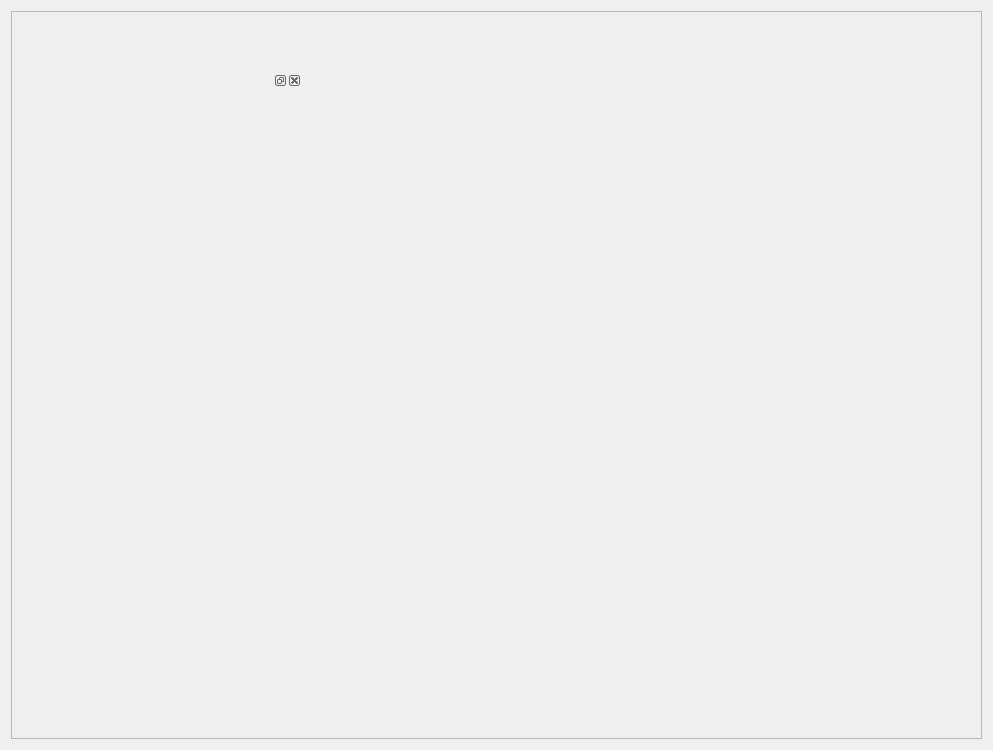
<?xml version="1.0" encoding="UTF-8"?>
<ui version="4.0">
 <class>CartoGraphDialogBase</class>
 <widget class="QDialog" name="CartoGraphDialogBase">
  <property name="geometry">
   <rect>
    <x>0</x>
    <y>0</y>
    <width>993</width>
    <height>750</height>
   </rect>
  </property>
  <property name="windowTitle">
   <string>CartoGrapher</string>
  </property>
  <layout class="QVBoxLayout" name="verticalLayout">
   <item>
    <widget class="QFrame" name="frame">
     <property name="frameShape">
      <enum>QFrame::StyledPanel</enum>
     </property>
     <property name="frameShadow">
      <enum>QFrame::Raised</enum>
     </property>
     <widget class="QDockWidget" name="dockWidget">
      <property name="geometry">
       <rect>
        <x>0</x>
        <y>60</y>
        <width>291</width>
        <height>661</height>
       </rect>
      </property>
      <widget class="QWidget" name="dockWidgetContents"/>
     </widget>
    </widget>
   </item>
  </layout>
 </widget>
 <resources/>
 <connections/>
</ui>
